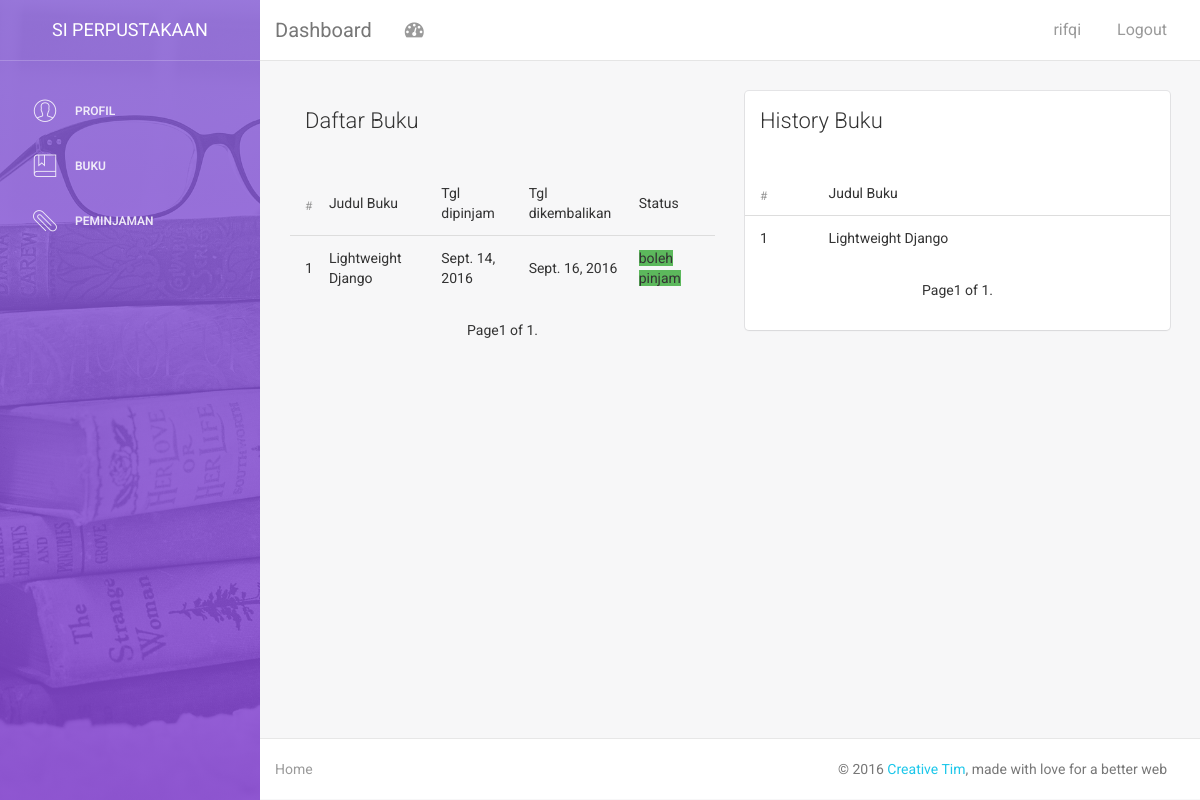
Screenshot of /daftar_pinjam_buku/ (signed in) with the database file from the repository.
### karyawan/models.py (models this page shows, shortened)
class data_transaksi_peminjaman(models.Model):
	nama_peminjam = models.ForeignKey(biodata)
	judul_buku = models.CharField(max_length = 100)
	tgl_buku_dipinjam = models.DateField(null = True)
	tgl_buku_dikembalikan = models.DateField(null = True)
	status = models.BooleanField(default = False)

### anggota/models.py (models this page shows, shortened)
class transaksi_peminjaman(models.Model):
	nama_peminjam = models.ForeignKey(biodata)
	judul_buku = models.CharField(max_length = 100)

### anggota/views.py (the view)
# urls.py: url(r'^daftar_pinjam_buku/',anggota_views.tampil_buku_dipinjam),
@login_required(login_url = settings.LOGIN_URL)
def tampil_buku_dipinjam(request):
	daftar_buku_dipinjam = data_transaksi_peminjaman.objects.filter(nama_peminjam__id = request.session['anggota_id'])
	paginator = Paginator(daftar_buku_dipinjam, 5)
	page = request.GET.get('page')
	try:
		daftar_buku_dipinjam = paginator.page(page)
	except PageNotAnInteger:
		daftar_buku_dipinjam = paginator.page(1)
	except EmptyPage:
		daftar_buku_dipinjam = paginator.page(paginator.num_pages)
	history_buku_pinjam= transaksi_peminjaman.objects.filter(nama_peminjam__id = request.session['anggota_id'])
	paginator = Paginator(history_buku_pinjam, 5)
	page = request.GET.get('page')
	try:
		history_buku_pinjam = paginator.page(page)
	except PageNotAnInteger:
		history_buku_pinjam = paginator.page(1)
	except EmptyPage:
		history_buku_pinjam = paginator.page(paginator.num_pages)
	return render(request,'daftar_buku_dipinjam.html',{'daftar_buku_dipinjam':daftar_buku_dipinjam,'history_buku_pinjam':history_buku_pinjam})

### anggota/templates/daftar_buku_dipinjam.html (shortened to what this page needs)
{% extends "base.html" %}
{% load anggota_helper %}
{% block content %}
<div class="col-md-6">
	<div class="card card-plain">
     	<div class="header">
             <h4 class="title">Daftar Buku</h4>
        </div>
        <div class="content table-responsive table-full-width">
				<br />
		<div class="table-responsive">
            <table class="table table-hover">
				<thead>
					<tr>
						<th>#</th>
						<td>Judul Buku</td>
						<td>Tgl dipinjam</td>
						<td>Tgl dikembalikan</td>
						<td>Status</td>
					</tr>
				</thead>
					<tbody>
						{% if daftar_buku_dipinjam %}
							{% for pinjam in daftar_buku_dipinjam %}
								<tr>
									<td>{{ forloop.counter }}</td>
									<td>{{ pinjam.judul_buku }}</td>
									<td>{{ pinjam.tgl_buku_dipinjam }}</td>
									<td>{{ pinjam.tgl_buku_dikembalikan }}</td>
									<td>
										{% if pinjam.status %}
												<span class="lable label-success">boleh pinjam</span>
											{% else %}
												<span class="label label-danger">Belum</span>
										{% endif %}
									</td>
								</tr>
							{% endfor %}
						{% else %}
								<tr>
									<td colspan="3" style="text-align:center;">Tidak ada data buku ..</td>
								</tr>
						{% endif %}
					</tbody>
			</table>
		</div>
			<ul class="pager">
					<li class="current">
						Page{{ daftar_buku_dipinjam.number }} of {{ daftar_buku_dipinjam.paginator.num_pages }}.
					</li>
			</ul>
	</div>
		</div>
</div>
<div class="col-md-6">
	<div class="card">
     	<div class="header">
             <h4 class="title">History Buku</h4>
        </div>
        <div class="content table-responsive table-full-width">
				<br />
		<div class="table-responsive">
            <table class="table table-hover">
				<thead>
					<tr>
						<th>#</th>
						<td>Judul Buku</td>
					</tr>
				</thead>
					<tbody>
						{% if history_buku_pinjam %}
							{% for history in history_buku_pinjam %}
								<tr>
									<td>{{ forloop.counter }}</td>
									<td>{{ history.judul_buku }}</td>
								</tr>
							{% endfor %}
						{% else %}
								<tr>
									<td colspan="3" style="text-align:center;">Tidak ada data buku ..</td>
								</tr>
						{% endif %}
					</tbody>
			</table>
		</div>
			<ul class="pager">
					<li class="current">
						Page{{ history_buku_pinjam.number }} of {{ history_buku_pinjam.paginator.num_pages }}.
					</li>
			</ul>
	</div>
		</div>
</div>
{% endblock %}

### templates/base.html (shortened to what this page needs)
{% load staticfiles %}
<!DOCTYPE html>
<html lang="en">
<head>
    {% include "head.html" %}
</head>
<body>
<div class="wrapper">
    <div class="sidebar" data-color="purple" data-image="{% static 'img/stack-of-books.jpg' %}">
<div class="sidebar-wrapper">
            <div class="logo">
                <a href="/" class="simple-text">
                    SI Perpustakaan
                </a>
            </div>
            <ul class="nav">
                <li>
                    <a href="/">
                        <i class="pe-7s-user"></i>
                        <p>Profil</p>
                    </a>
                </li>
                <li>
                    <a href="/daftar_pinjam_buku/">
                        <i class="pe-7s-notebook"></i>
                        <p>Buku</p>
                    </a>
                </li>
                <li>
                    <a href="/pinjam_buku/">
                        <i class="pe-7s-paperclip"></i>
                        <p>Peminjaman</p>
                    </a>
                </li>
            </ul>
        </div>
    </div>
    <div class="main-panel">
        <nav class="navbar navbar-default navbar-fixed">
            <div class="container-fluid">
                <div class="navbar-header">
                    <a class="navbar-brand" href="#">Dashboard</a>
                </div>
                <div class="collapse navbar-collapse">
                    <ul class="nav navbar-nav navbar-left">
                        <li>
                            <a href="#" class="dropdown-toggle" data-toggle="dropdown">
                                <i class="fa fa-dashboard"></i>
                            </a>
                        </li>
                    </ul>
                    <ul class="nav navbar-nav navbar-right">
                        {% if request.user.is_authenticated %}
                            <li><a href="">{{ request.session.username }}</a></li>
                            <li><a href="/logout/">Logout</a></li>
                        {% endif %}
                    </ul>
                </div>
            </div>
        </nav>
        <div class="content">
            <div class="container-fluid">
                <div class="row">
                {% block content %}
                {% endblock %}
                </div>
            </div>
        </div>
        <footer class="footer">
            <div class="container-fluid">
                <nav class="pull-left">
                    <ul>
                        <li>
                            <a href="/">
                                Home
                            </a>
                        </li>
                    </ul>
                </nav>
                <p class="copyright pull-right">
                    &copy; 2016 <a href="http://www.creative-tim.com">Creative Tim</a>, made with love for a better web
                </p>
            </div>
        </footer>
    </div>
</div>
</body>
</html>

### rows the page displays
data_transaksi_peminjaman: judul_buku "Lightweight Django", tgl_buku_dipinjam "Sept. 14, 2016", tgl_buku_dikembalikan "Sept. 16, 2016", status "boleh pinjam"
transaksi_peminjaman: judul_buku "Lightweight Django"

### other values shown
{{ request.session.username }} "rifqi"
{{ daftar_buku_dipinjam.number }} "1"
{{ daftar_buku_dipinjam.paginator.num_pages }} "1"
{{ history_buku_pinjam.number }} "1"
{{ history_buku_pinjam.paginator.num_pages }} "1"
